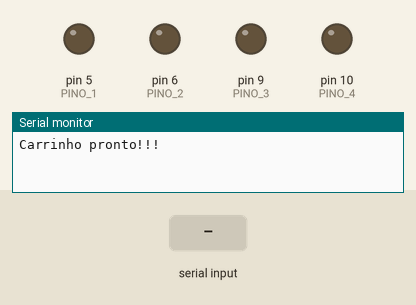
A sketch run on a simulated Arduino Uno, built with avr-gcc and run on an emulated ATmega328P. Shown: output pins drawn as LEDs (lit = HIGH), the last lines printed to the serial monitor. The inputs (shaded band) are chosen by the test bench.

Above: at 1.2 s.
1.3 s: "F" received over the second serial link
At 2.5 s:
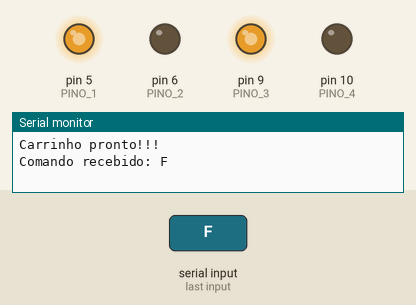
2.8 s: "B" received over the second serial link
At 3.7 s:
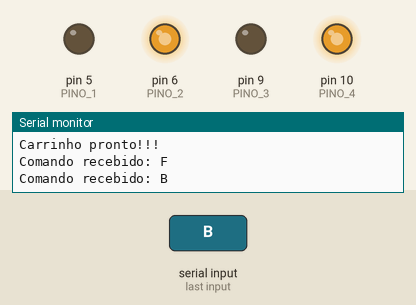
4.3 s: "L" received over the second serial link
At 4.8 s:
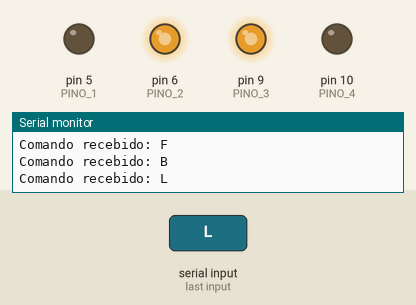
5.8 s: "R" received over the second serial link
At 7.2 s:
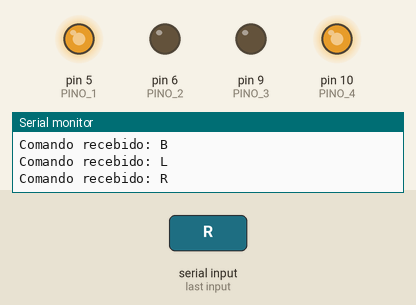
Timing chart, 0 to 8.3 s (numbered marks = the images above; inputs shaded):
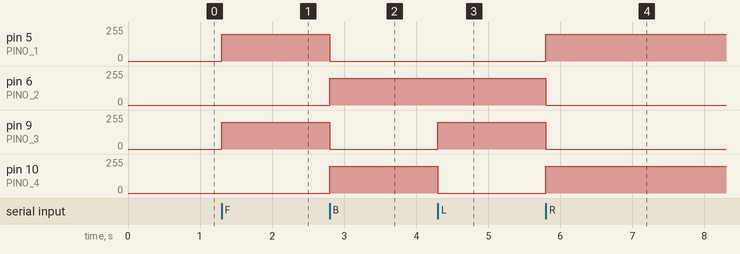

The sketch:

codigo_carrinho.ino
```cpp
#include <SoftwareSerial.h>


//Recebe e envia dados
SoftwareSerial bluetooth(2, 3);


//Motor Esquerdo
#define PINO_1 5
#define PINO_2 6

//Motor Direito
#define PINO_3 9
#define PINO_4 10

//Velocidade
const int VELOCIDADE = 200;

void setup()
{

  //Saídas
  pinMode(PINO_1, OUTPUT);
  pinMode(PINO_2, OUTPUT);
  pinMode(PINO_3, OUTPUT);
  pinMode(PINO_4, OUTPUT);

  //Comunicações
  Serial.begin(9600);
  bluetooth.begin(9600);

  Serial.println("Carrinho pronto!!!");

  //Função de parada
  parar();
}

//////////////////////////  DIREÇÕES  //////////////////////////

void parar()
{
  //Motor esquerdo
  analogWrite(PINO_1, 0);
  analogWrite(PINO_2, 0);

  //Motor direito
  analogWrite(PINO_3, 0);
  analogWrite(PINO_4, 0);

}

void frente()
{
  //Motor esquerdo
  analogWrite(PINO_1, VELOCIDADE);
  analogWrite(PINO_2, LOW);

  //Motor direito
  analogWrite(PINO_3, VELOCIDADE);
  analogWrite(PINO_4, LOW);

}

void tras()
{
  //Motor esquerdo
  analogWrite(PINO_1, LOW);
  analogWrite(PINO_2, VELOCIDADE);

  //Motor direito
  analogWrite(PINO_3, LOW);
  analogWrite(PINO_4, VELOCIDADE);

}

void direita()
{
  //Motor esquerdo
  analogWrite(PINO_1, VELOCIDADE);
  analogWrite(PINO_2, LOW);

  //Motor direito
  analogWrite(PINO_3, LOW);
  analogWrite(PINO_4, VELOCIDADE);

}

void esquerda()
{
  //Motor esquerdo
  analogWrite(PINO_1, LOW);
  analogWrite(PINO_2, VELOCIDADE);

  //Motor direito
  analogWrite(PINO_3, VELOCIDADE);
  analogWrite(PINO_4, LOW);

}

//////////////////////////  LOOP  //////////////////////////

void loop()
{
  if (bluetooth.available() > 0)
  {
    char comando = bluetooth.read();


    Serial.print("Comando recebido: ");
    Serial.println(comando);


//////////////////////////  MOVIMENTAÇÃO  //////////////////////////

    if (comando == 'F' || comando == 'f')
    {
      frente();
    }
    if (comando == 'B' || comando == 'b')
    {
      tras();
    }
    if (comando == 'L' || comando == 'l')
    {
      esquerda();
    }
    if (comando == 'R' || comando == 'r')
    {
      direita();
    }
    if (comando == 'S' || comando == 's')
    {
      parar();
    }
  }
}
```

Measured:
- after the input at 1.3 s, pin 5 (PINO_1), pin 9 (PINO_3): 0/255 → 200/255 at once
- after the input at 2.8 s, pin 5 (PINO_1), pin 9 (PINO_3): 200/255 → 0/255 at once; pin 6 (PINO_2), pin 10 (PINO_4): 0/255 → 200/255 at once
- after the input at 4.3 s, pin 9 (PINO_3): 0/255 → 200/255 at once; pin 10 (PINO_4): 200/255 → 0/255 at once
- after the input at 5.8 s, pin 5 (PINO_1), pin 10 (PINO_4): 0/255 → 200/255 at once; pin 6 (PINO_2), pin 9 (PINO_3): 200/255 → 0/255 at once
